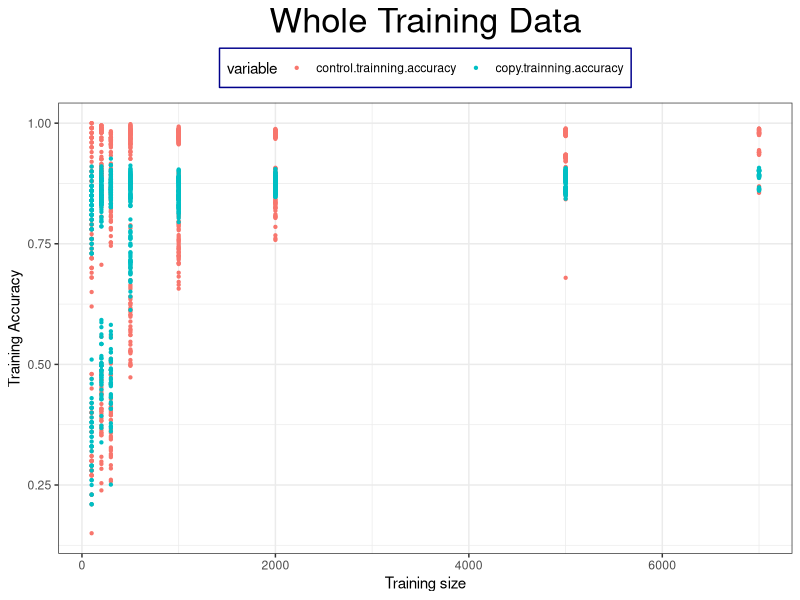
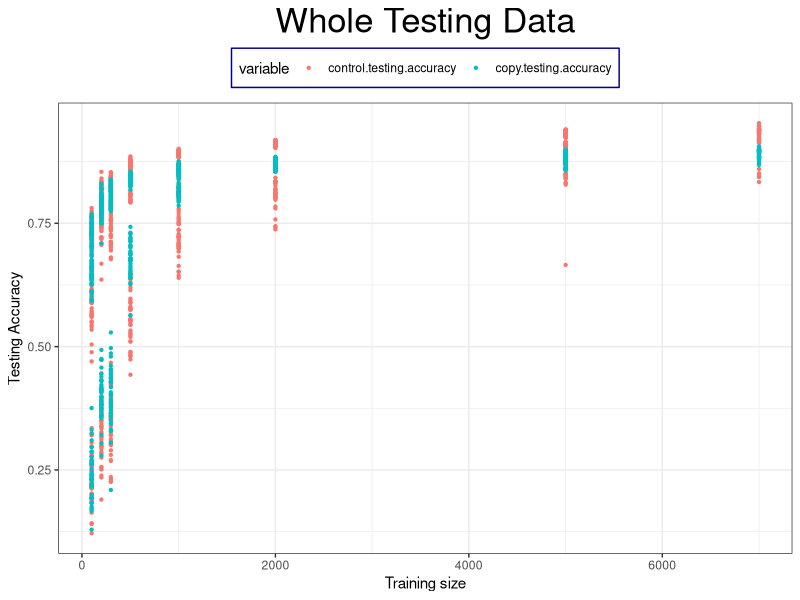
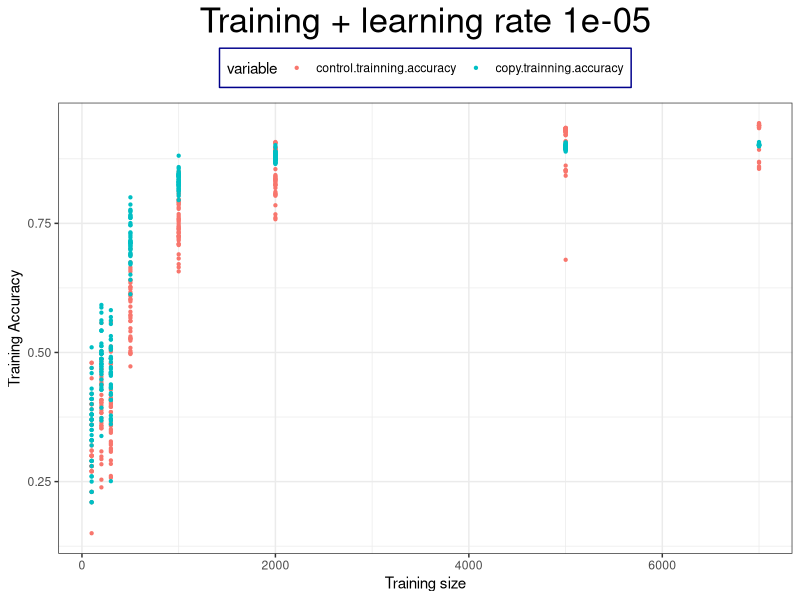
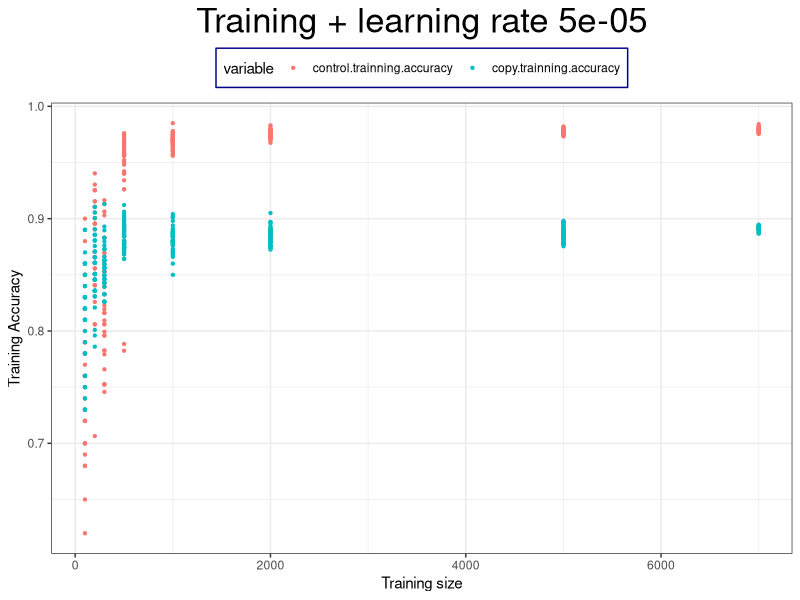
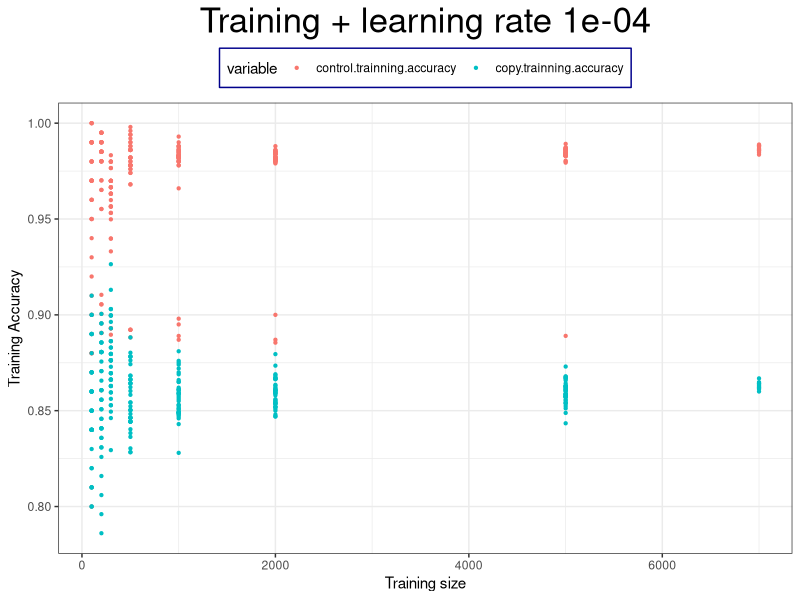
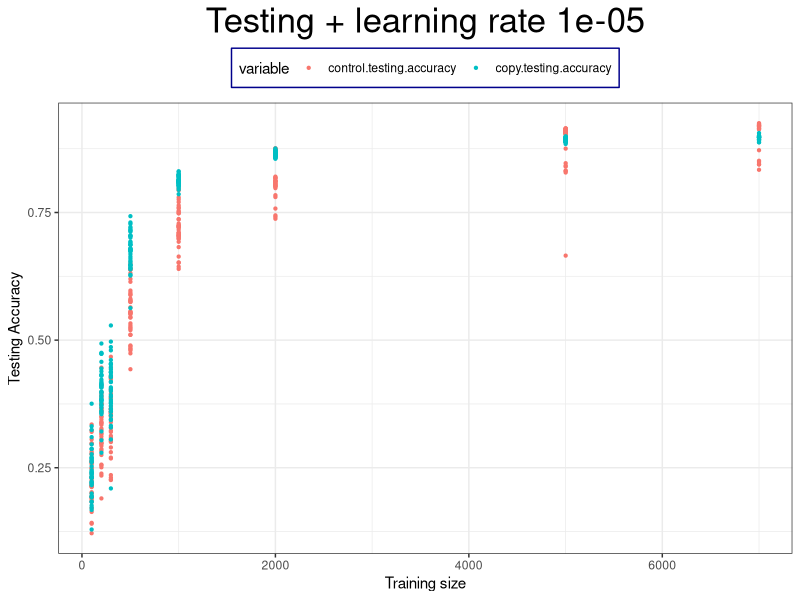
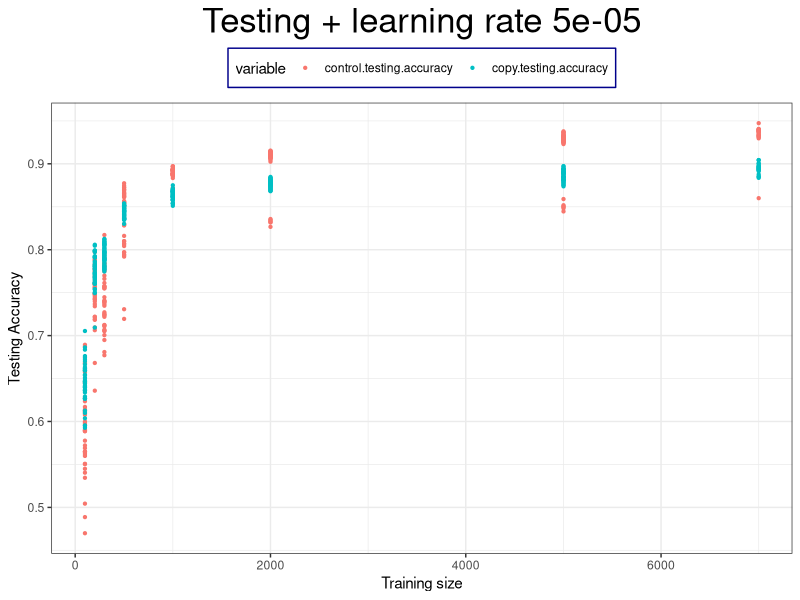
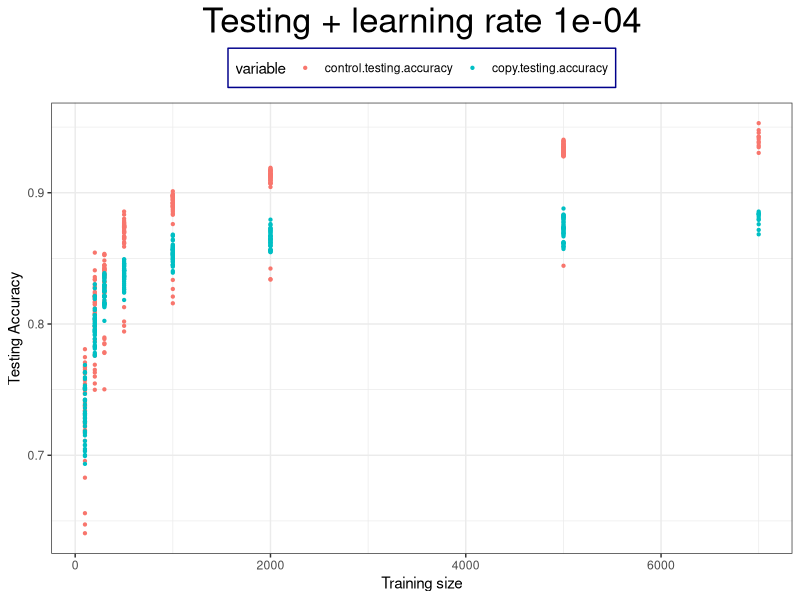

Write the R code that produced these figures, in order.
library(ggplot2)
library(reshape2)
raw <- read.csv("./MNIST_BigMLStealer_3240_result.csv")
head(raw)
raw_deepnet <- read.csv("./MNIST_deepnet_BigMLStealer_3240_result.csv")
head(raw_deepnet)
raw.epoch.200 <- raw[raw$epoch == 200,]
raw.epoch.200.deepnet <- raw_deepnet[raw_deepnet$epoch == 200,]
head(raw.epoch.200)

## Whole data for training
draw.melt.training <- melt(raw.epoch.200, id=c("training.size", "testing.size", "loss.function", "batch.size", "learning.rate", "epoch", "control.testing.accuracy", "copy.testing.accuracy"))
head(draw.melt.training)

## Whole data for testing
draw.melt.testing <- melt(raw.epoch.200, id=c("training.size", "testing.size", "loss.function", "batch.size", "learning.rate", "epoch", "control.trainning.accuracy", "copy.trainning.accuracy"))
head(draw.melt.testing)

## Training with different learning rate
draw.melt.training.learningrate.1 <- draw.melt.training[draw.melt.training$learning.rate == 1e-05, ]
draw.melt.training.learningrate.2 <- draw.melt.training[draw.melt.training$learning.rate == 5e-05, ]
draw.melt.training.learningrate.3 <- draw.melt.training[draw.melt.training$learning.rate == 1e-04, ]

## Testing with different learning rate
draw.melt.testing.learningrate.1 <- draw.melt.testing[draw.melt.testing$learning.rate == 1e-05, ]
draw.melt.testing.learningrate.2 <- draw.melt.testing[draw.melt.testing$learning.rate == 5e-05, ]
draw.melt.testing.learningrate.3 <- draw.melt.testing[draw.melt.testing$learning.rate == 1e-04, ]

# Drawing for whole training data
ggplot(draw.melt.training, aes(x=training.size, y=value, color=variable)) + 
  ggtitle("Whole Training Data") +
  geom_point(size = 0.8) + 
  theme_bw() +
  theme(legend.position="top") +
  theme(legend.background = element_rect(size=0.5, linetype="solid", 
                                         colour ="darkblue")) + 
  xlab("Training size") + ylab("Training Accuracy") + 
  theme(plot.title = element_text(size=25, hjust = 0.5))
ggsave("figure/whole_training.png",
       dpi = 300,
       width = 7,
       height = 7)

# Drawing for testing data
ggplot(draw.melt.testing, aes(x=training.size, y=value, color=variable)) + 
  ggtitle("Whole Testing Data") +
  geom_point(size = 0.8) + 
  theme_bw() +
  theme(legend.position="top")+
  theme(legend.background = element_rect(size=0.5, linetype="solid", 
                                         colour ="darkblue")) + 
  xlab("Training size") + ylab("Testing Accuracy") + 
  theme(plot.title = element_text(size=25, hjust = 0.5))
ggsave("figure/whole_testing.png",
       dpi = 300,
       width = 7,
       height = 7)

# Drawing for whole training data, learning rate 1e-05 
ggplot(draw.melt.training.learningrate.1, aes(x=training.size, y=value, color=variable)) + 
  ggtitle("Training + learning rate 1e-05") +
  geom_point(size = 0.8) + 
  theme_bw() +
  theme(legend.position="top")+
  theme(legend.background = element_rect(size=0.5, linetype="solid", 
                                         colour ="darkblue")) + 
  xlab("Training size") + ylab("Training Accuracy") + 
  theme(plot.title = element_text(size=25, hjust = 0.5))
ggsave("figure/training_learning_1e-05.png",
       dpi = 300,
       width = 7,
       height = 7)

# Drawing for whole training data, learning rate 5e-05 
ggplot(draw.melt.training.learningrate.2, aes(x=training.size, y=value, color=variable)) + 
  ggtitle("Training + learning rate 5e-05") +
  geom_point(size = 0.8) + 
  theme_bw() +
  theme(legend.position="top")+
  theme(legend.background = element_rect(size=0.5, linetype="solid", 
                                         colour ="darkblue")) + 
  xlab("Training size") + ylab("Training Accuracy") + 
  theme(plot.title = element_text(size=25, hjust = 0.5))
ggsave("figure/training_learning_5e-05.png",
       dpi = 300,
       width = 7,
       height = 7)

# Drawing for whole training data, learning rate 1e-04
ggplot(draw.melt.training.learningrate.3, aes(x=training.size, y=value, color=variable)) + 
  ggtitle("Training + learning rate 1e-04") +
  geom_point(size = 0.8) + 
  theme_bw() +
  theme(legend.position="top")+
  theme(legend.background = element_rect(size=0.5, linetype="solid", 
                                         colour ="darkblue")) + 
  xlab("Training size") + ylab("Training Accuracy") + 
  theme(plot.title = element_text(size=25, hjust = 0.5))
ggsave("figure/training_learning_1e-04.png",
       dpi = 300,
       width = 7,
       height = 7)

# Drawing for whole training data, learning rate 1e-05 
ggplot(draw.melt.testing.learningrate.1, aes(x=training.size, y=value, color=variable)) + 
  ggtitle("Testing + learning rate 1e-05") +
  geom_point(size = 0.8) + 
  theme_bw() +
  theme(legend.position="top")+
  theme(legend.background = element_rect(size=0.5, linetype="solid", 
                                         colour ="darkblue")) + 
  xlab("Training size") + ylab("Testing Accuracy") + 
  theme(plot.title = element_text(size=25, hjust = 0.5))
ggsave("figure/testing_learning_1e-05.png",
       dpi = 300,
       width = 7,
       height = 7)

# Drawing for whole training data, learning rate 5e-05
ggplot(draw.melt.testing.learningrate.2, aes(x=training.size, y=value, color=variable)) + 
  ggtitle("Testing + learning rate 5e-05") +
  geom_point(size = 0.8) + 
  theme_bw() +
  theme(legend.position="top")+
  theme(legend.background = element_rect(size=0.5, linetype="solid", 
                                         colour ="darkblue")) + 
  xlab("Training size") + ylab("Testing Accuracy") + 
  theme(plot.title = element_text(size=25, hjust = 0.5))
ggsave("figure/testing_learning_5e-05.png",
       dpi = 300,
       width = 7,
       height = 7)

# Drawing for whole training data, learning rate 1e-04
ggplot(draw.melt.testing.learningrate.3, aes(x=training.size, y=value, color=variable)) + 
  ggtitle("Testing + learning rate 1e-04") +
  geom_point(size = 0.8) + 
  theme_bw() +
  theme(legend.position="top")+
  theme(legend.background = element_rect(size=0.5, linetype="solid", 
                                         colour ="darkblue")) + 
  xlab("Training size") + ylab("Testing Accuracy") + 
  theme(plot.title = element_text(size=25, hjust = 0.5))
ggsave("figure/testing_learning_1e-04.png",
       dpi = 300,
       width = 7,
       height = 7)
